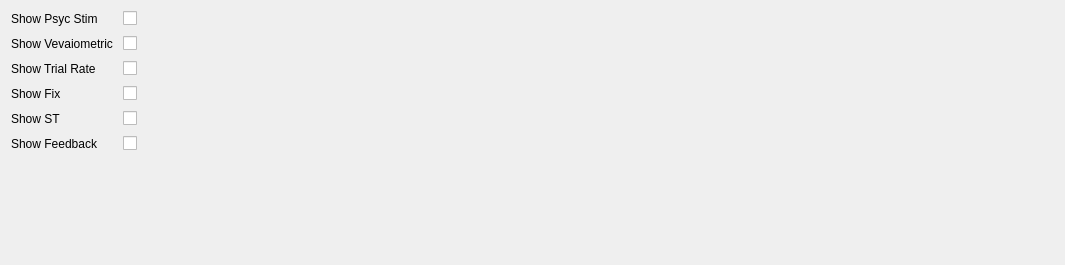
             <widget class="QWidget" name="vevaiometricScrollAreaWidgetContents">
              <property name="geometry">
               <rect>
                <x>0</x>
                <y>0</y>
                <width>1065</width>
                <height>265</height>
               </rect>
              </property>
              <layout class="QGridLayout" name="gridLayout_40">
               <item row="0" column="0">
                <layout class="QFormLayout" name="vevaiometricFormLayout">
                 <property name="horizontalSpacing">
                  <number>10</number>
                 </property>
                 <property name="verticalSpacing">
                  <number>10</number>
                 </property>
                 <item row="0" column="0">
                  <widget class="QLabel" name="showPsycStimLabel">
                   <property name="text">
                    <string>Show Psyc Stim</string>
                   </property>
                  </widget>
                 </item>
                 <item row="0" column="1">
                  <widget class="QCheckBox" name="show_psyc_stim"/>
                 </item>
                 <item row="1" column="0">
                  <widget class="QLabel" name="showVevaiometricLabel">
                   <property name="text">
                    <string>Show Vevaiometric</string>
                   </property>
                  </widget>
                 </item>
                 <item row="1" column="1">
                  <widget class="QCheckBox" name="show_vevaiometric"/>
                 </item>
                 <item row="2" column="0">
                  <widget class="QLabel" name="showTrialRateLabel">
                   <property name="text">
                    <string>Show Trial Rate</string>
                   </property>
                  </widget>
                 </item>
                 <item row="2" column="1">
                  <widget class="QCheckBox" name="show_trial_rate"/>
                 </item>
                 <item row="3" column="0">
                  <widget class="QLabel" name="showFixLabel">
                   <property name="text">
                    <string>Show Fix</string>
                   </property>
                  </widget>
                 </item>
                 <item row="3" column="1">
                  <widget class="QCheckBox" name="show_fix"/>
                 </item>
                 <item row="4" column="0">
                  <widget class="QLabel" name="showSTLabel">
                   <property name="text">
                    <string>Show ST</string>
                   </property>
                  </widget>
                 </item>
                 <item row="4" column="1">
                  <widget class="QCheckBox" name="show_st"/>
                 </item>
                 <item row="5" column="0">
                  <widget class="QLabel" name="showFeedbackLabel">
                   <property name="text">
                    <string>Show Feedback</string>
                   </property>
                  </widget>
                 </item>
                 <item row="5" column="1">
                  <widget class="QCheckBox" name="show_feedback"/>
                 </item>
                </layout>
               </item>
              </layout>
             </widget>
